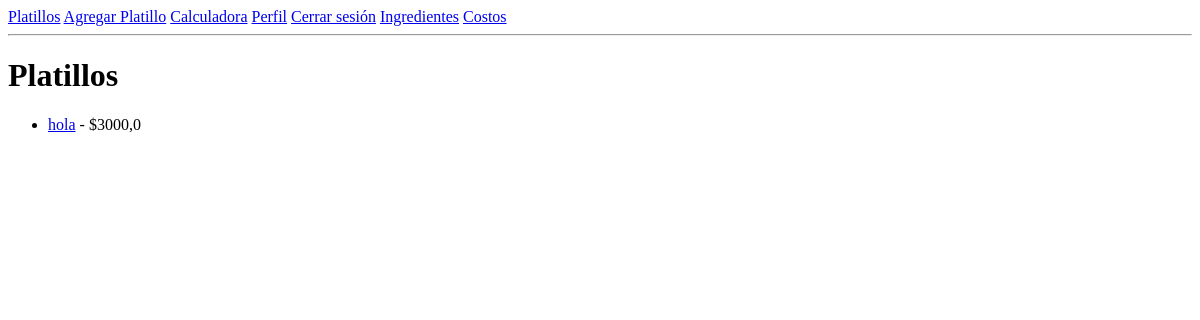
The app's page /platillos/ (signed in), older data.
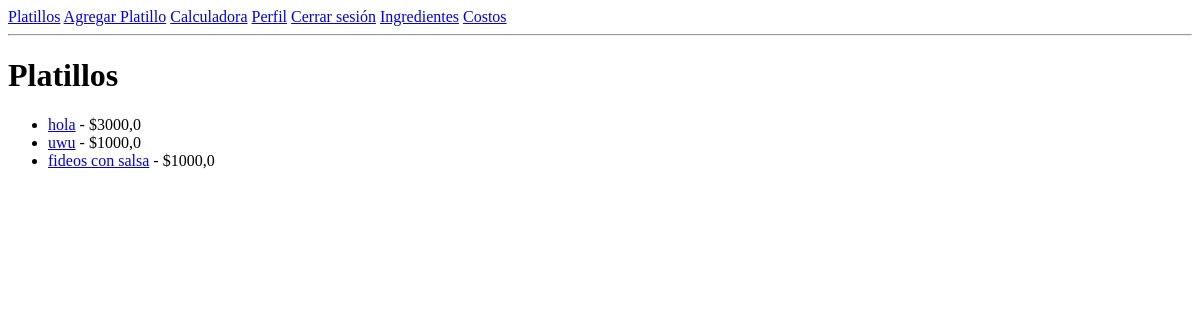
The same page, newer data.
### app_gastronomia/models.py (models this page shows, shortened)
class Platillo(models.Model):
    nombre = models.CharField(max_length=100)
    descripcion = models.TextField()
    precio = models.FloatField()
    estudiante = models.ForeignKey(User, on_delete=models.CASCADE)
    imagen = models.URLField(blank=True, null=True)
    ingredientes = models.TextField(blank=True, null=True)

### app_gastronomia/views.py (the view)
# urls.py: path('platillos/', views.platillos_list, name='platillos'),
@login_required
def platillos_list(request):
    platillos = Platillo.objects.all()
    return render(request, "app_gastronomia/platillos_list.html", {"platillos": platillos})

### app_gastronomia/templates/app_gastronomia/platillos_list.html
{% extends 'app_gastronomia/base.html' %}
{% block content %}
<h1>Platillos</h1>
<ul>
    {% for platillo in platillos %}
        <li>
            <a href="{% url 'platillo_detail' platillo.pk %}">{{ platillo.nombre }}</a> - ${{ platillo.precio }}
        </li>
    {% endfor %}
</ul>
{% endblock %}

### app_gastronomia/templates/app_gastronomia/base.html (shortened to what this page needs)
{% load static %}
<!DOCTYPE html>
<html lang="es">
<head>
</head>
<body>
    <div class="top-nav-container">
        <nav>
            <a href="{% url 'platillos' %}">Platillos</a>
            <a href="{% url 'agregar_platillo' %}">Agregar Platillo</a>
            <a href="{% url 'calculadora' %}">Calculadora</a>
            <a href="{% url 'perfil' %}">Perfil</a>
            <a href="{% url 'logout' %}">Cerrar sesión</a>
            <a href="{% url 'ingredientes' %}">Ingredientes</a>
            <a href="/costos/">Costos</a>
        </nav>
        <hr>
    </div>
    <div class="content-container">
        {% block content %}{% endblock %}
    </div>
</body>
</html>

Row changes from the older to the newer data that the page shows:
added Platillo: nombre "uwu", precio "1000,0"
added Platillo: nombre "fideos con salsa", precio "1000,0"
